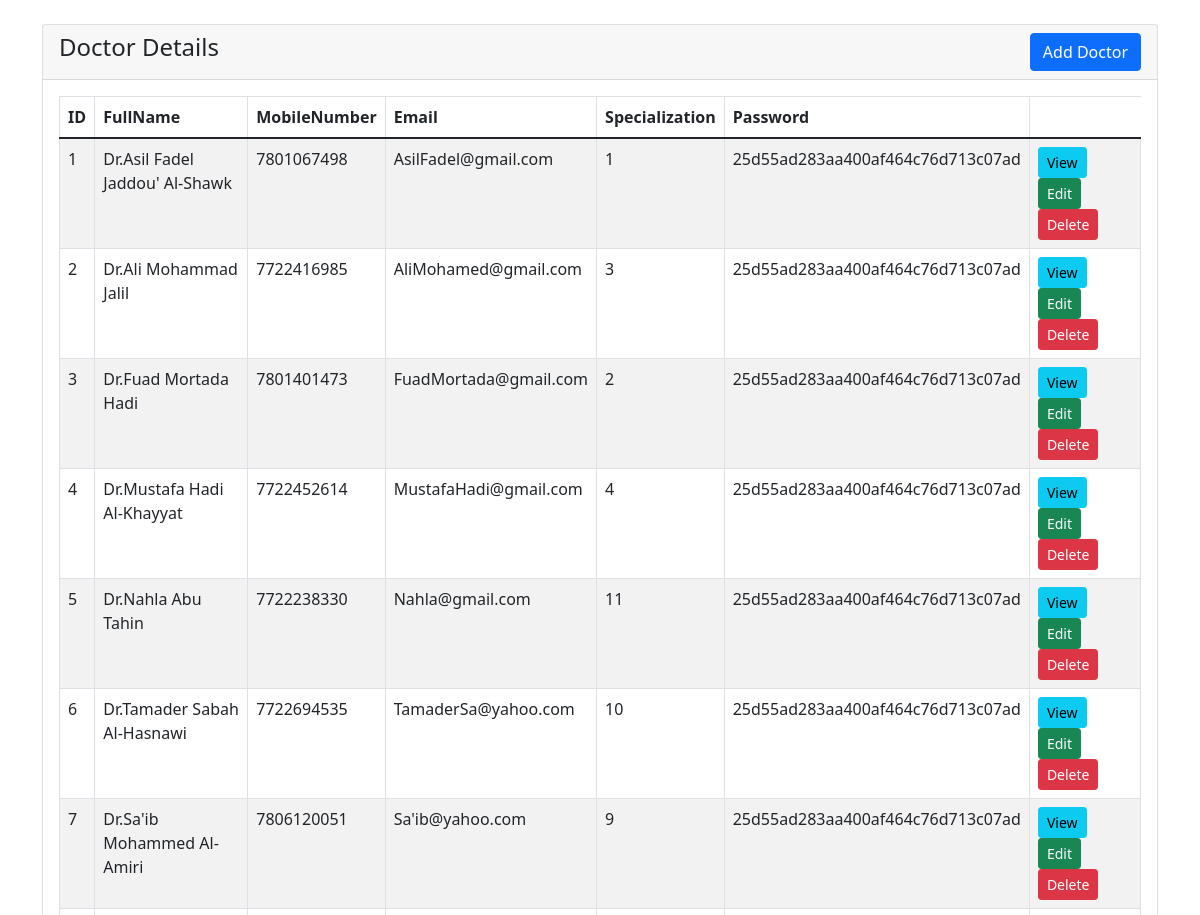
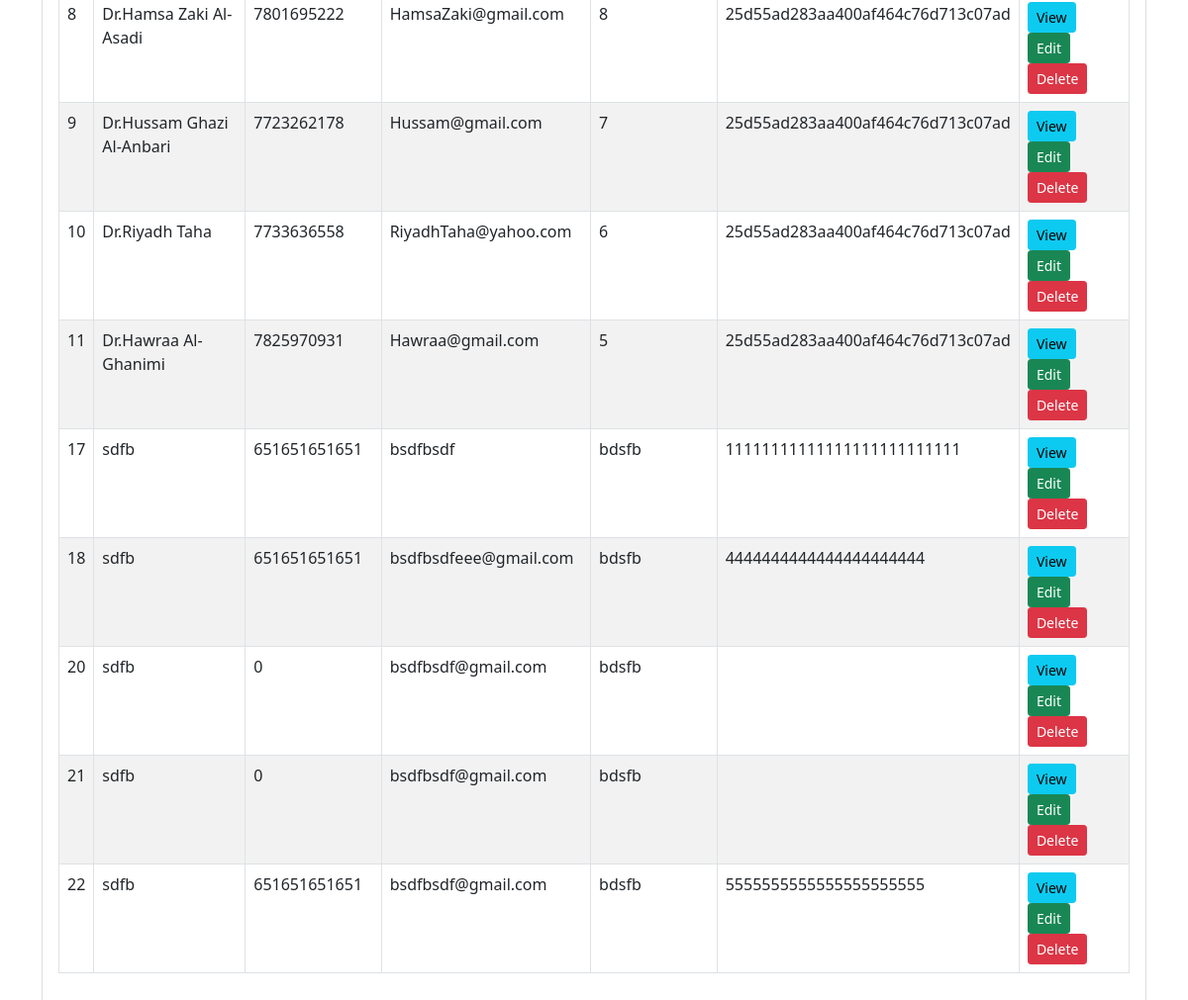
Screenshot of /Admin/index.php with the database file from the repository (2 pictures, top to bottom).
### tables this page shows
CREATE TABLE `tbldoctor` (
  `ID` int(5) NOT NULL,
  `FullName` varchar(250) DEFAULT NULL,
  `MobileNumber` bigint(10) DEFAULT NULL,
  `Email` varchar(250) DEFAULT NULL,
  `Specialization` varchar(250) DEFAULT NULL,
  `Password` varchar(259) DEFAULT NULL,
  `CreationDate` timestamp NULL DEFAULT current_timestamp()
);

### Admin/index.php (the view, shortened to what this page needs)
<?php
    require 'dbcon.php';
?>
<!doctype html>
<html lang="en">
  <head>
    <link href="https://cdn.jsdelivr.net/npm/bootstrap@5.1.3/dist/css/bootstrap.min.css" rel="stylesheet">
</head>
<body>
    <div class="container mt-4">
        <div class="row">
            <div class="col-md-12">
                <div class="card">
                    <div class="card-header">
                        <h4>Doctor Details
                            <a href="student-create.php" class="btn btn-primary float-end">Add Doctor</a>
                        </h4>
                    </div>
                    <div class="card-body">
                        <table class="table table-bordered table-striped">
                            <thead>
                                <tr>
                                    <th>ID</th>
                                    <th>FullName</th>
                                    <th>MobileNumber</th>
                                    <th>Email</th>
                                    <th>Specialization</th>
                                    <th>Password</th>
                                </tr>
                            </thead>
                            <tbody>
                                <?php
                                    $query = "SELECT * FROM tbldoctor";
                                    $query_run = mysqli_query($con, $query);
                                    if(mysqli_num_rows($query_run) > 0)
                                    {
                                        foreach($query_run as $student)
                                        {
                                            ?>
                                            <tr>
                                                <td><?= $student['ID']; ?></td>
                                                <td><?= $student['FullName']; ?></td>
                                                <td><?= $student['MobileNumber']; ?></td>
                                                <td><?= $student['Email']; ?></td>
                                                <td><?= $student['Specialization']; ?></td>
                                                <td><?= $student['Password']; ?></td>
                                                <td>
                                                    <a href="student-view.php?ID=<?= $student['ID']; ?>" class="btn btn-info btn-sm">View</a>
                                                    <a href="student-edit.php?ID=<?= $student['ID']; ?>" class="btn btn-success btn-sm">Edit</a>
                                                    <form action="code.php" method="POST" class="d-inline">
                                                        <button type="submit" name="delete_student" value="<?=$student['ID'];?>" class="btn btn-danger btn-sm">Delete</button>
                                                    </form>
                                                </td>
                                            </tr>
                                            <?php
                                        }
                                    }
                                    else
                                    {
                                        echo "<h5> No Record Found </h5>";
                                    }
                                ?>
                            </tbody>
                        </table>
                    </div>
                </div>
            </div>
        </div>
    </div>
</body>
</html>

### rows the page displays
tbldoctor: ID "1", FullName "Dr.Asil Fadel Jaddou' Al-Shawk", MobileNumber "7801067498", Email "AsilFadel@gmail.com", Specialization "1", Password "25d55ad283aa400af464c76d713c07ad"
tbldoctor: ID "2", FullName "Dr.Ali Mohammad Jalil", MobileNumber "7722416985", Email "AliMohamed@gmail.com", Specialization "3", Password "25d55ad283aa400af464c76d713c07ad"
tbldoctor: ID "3", FullName "Dr.Fuad Mortada Hadi", MobileNumber "7801401473", Email "FuadMortada@gmail.com", Specialization "2", Password "25d55ad283aa400af464c76d713c07ad"
tbldoctor: ID "4", FullName "Dr.Mustafa Hadi Al-Khayyat", MobileNumber "7722452614", Email "MustafaHadi@gmail.com", Specialization "4", Password "25d55ad283aa400af464c76d713c07ad"
tbldoctor: ID "5", FullName "Dr.Nahla Abu Tahin", MobileNumber "7722238330", Email "Nahla@gmail.com", Specialization "11", Password "25d55ad283aa400af464c76d713c07ad"
tbldoctor: ID "6", FullName "Dr.Tamader Sabah Al-Hasnawi", MobileNumber "7722694535", Email "TamaderSa@yahoo.com", Specialization "10", Password "25d55ad283aa400af464c76d713c07ad"
tbldoctor: ID "7", FullName "Dr.Sa'ib Mohammed Al-Amiri", MobileNumber "7806120051", Email "Sa'ib@yahoo.com", Specialization "9", Password "25d55ad283aa400af464c76d713c07ad"
tbldoctor: ID "8", FullName "Dr.Hamsa Zaki Al-Asadi", MobileNumber "7801695222", Email "HamsaZaki@gmail.com", Specialization "8", Password "25d55ad283aa400af464c76d713c07ad"
tbldoctor: ID "9", FullName "Dr.Hussam Ghazi Al-Anbari", MobileNumber "7723262178", Email "Hussam@gmail.com", Specialization "7", Password "25d55ad283aa400af464c76d713c07ad"
tbldoctor: ID "10", FullName "Dr.Riyadh Taha", MobileNumber "7733636558", Email "RiyadhTaha@yahoo.com", Specialization "6", Password "25d55ad283aa400af464c76d713c07ad"
tbldoctor: ID "11", FullName "Dr.Hawraa Al-Ghanimi", MobileNumber "7825970931", Email "Hawraa@gmail.com", Specialization "5", Password "25d55ad283aa400af464c76d713c07ad"
tbldoctor: ID "17", FullName "sdfb", MobileNumber "651651651651", Email "bsdfbsdf", Specialization "bdsfb", Password "11111111111111111111111111"
tbldoctor: ID "18", FullName "sdfb", MobileNumber "651651651651", Email "bsdfbsdfeee@gmail.com", Specialization "bdsfb", Password "4444444444444444444444"
tbldoctor: ID "20", FullName "sdfb", MobileNumber "0", Email "bsdfbsdf@gmail.com", Specialization "bdsfb"
tbldoctor: ID "21", FullName "sdfb", MobileNumber "0", Email "bsdfbsdf@gmail.com", Specialization "bdsfb"
tbldoctor: ID "22", FullName "sdfb", MobileNumber "651651651651", Email "bsdfbsdf@gmail.com", Specialization "bdsfb", Password "5555555555555555555555"
